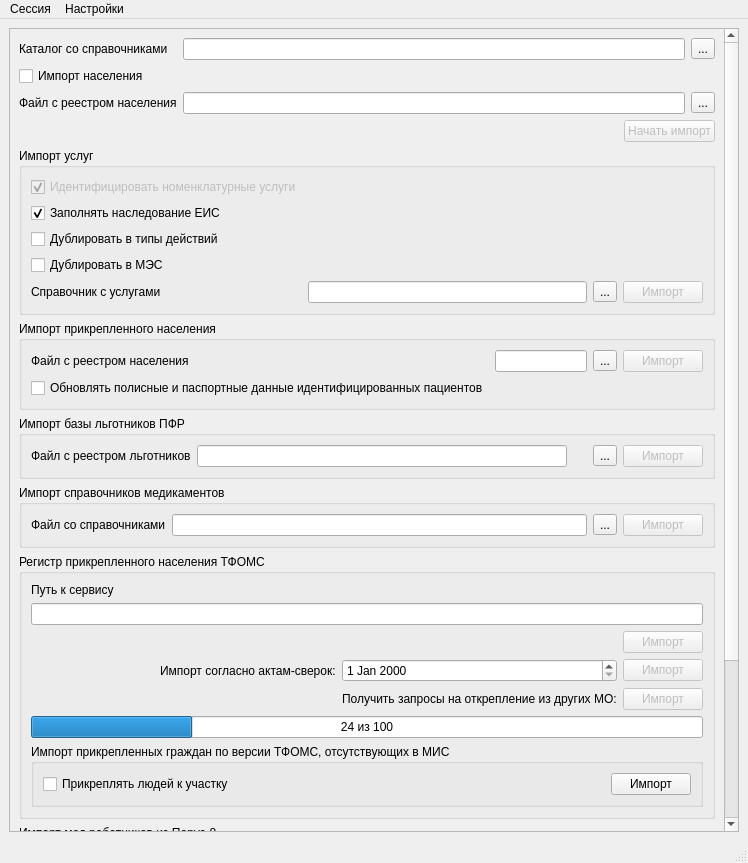
<?xml version="1.0" encoding="UTF-8"?>
<ui version="4.0">
 <class>MainWindow</class>
 <widget class="QMainWindow" name="MainWindow">
  <property name="geometry">
   <rect>
    <x>0</x>
    <y>0</y>
    <width>748</width>
    <height>863</height>
   </rect>
  </property>
  <property name="windowTitle">
   <string>Импорт реестра застрахованного населения для Краснодарского края</string>
  </property>
  <widget class="QWidget" name="centralwidget">
   <layout class="QGridLayout" name="gridLayout">
    <item row="0" column="0">
     <widget class="QScrollArea" name="scrollArea">
      <property name="widgetResizable">
       <bool>true</bool>
      </property>
      <widget class="QWidget" name="scrollAreaWidgetContents">
       <property name="geometry">
        <rect>
         <x>0</x>
         <y>-119</y>
         <width>711</width>
         <height>921</height>
        </rect>
       </property>
       <layout class="QGridLayout" name="gridLayout_5">
        <item row="6" column="0" colspan="3">
         <widget class="QGroupBox" name="gbSnilsImport">
          <property name="title">
           <string>Импорт базы льготников ПФР</string>
          </property>
          <layout class="QHBoxLayout" name="horizontalLayout_2">
           <item>
            <widget class="QLabel" name="lblSnilsImport">
             <property name="text">
              <string>Файл с реестром льготников</string>
             </property>
            </widget>
           </item>
           <item>
            <widget class="QLineEdit" name="edtSnilsFileName"/>
           </item>
           <item>
            <spacer name="verticalSpacer">
             <property name="orientation">
              <enum>Qt::Vertical</enum>
             </property>
             <property name="sizeHint" stdset="0">
              <size>
               <width>20</width>
               <height>40</height>
              </size>
             </property>
            </spacer>
           </item>
           <item>
            <widget class="QToolButton" name="btnSelectSnilsFile">
             <property name="text">
              <string>...</string>
             </property>
            </widget>
           </item>
           <item>
            <widget class="QPushButton" name="btnImportSnils">
             <property name="enabled">
              <bool>false</bool>
             </property>
             <property name="text">
              <string>Импорт</string>
             </property>
            </widget>
           </item>
          </layout>
         </widget>
        </item>
        <item row="5" column="0" colspan="3">
         <widget class="QGroupBox" name="gbPrikImport">
          <property name="title">
           <string>Импорт прикрепленного населения</string>
          </property>
          <layout class="QGridLayout" name="gridLayout_3" rowstretch="0,0,0">
           <item row="1" column="2">
            <widget class="QToolButton" name="btnSelectPrikFile">
             <property name="text">
              <string>...</string>
             </property>
            </widget>
           </item>
           <item row="1" column="3">
            <widget class="QPushButton" name="btnImportPrik">
             <property name="enabled">
              <bool>false</bool>
             </property>
             <property name="text">
              <string>Импорт</string>
             </property>
            </widget>
           </item>
           <item row="1" column="1">
            <widget class="QLineEdit" name="edtPrikFileName">
             <property name="toolTip">
              <string>&lt;!DOCTYPE HTML PUBLIC &quot;-//W3C//DTD HTML 4.0//EN&quot; &quot;http://www.w3.org/TR/REC-html40/strict.dtd&quot;&gt;
&lt;html&gt;&lt;head&gt;&lt;meta name=&quot;qrichtext&quot; content=&quot;1&quot; /&gt;&lt;style type=&quot;text/css&quot;&gt;
p, li { white-space: pre-wrap; }
&lt;/style&gt;&lt;/head&gt;&lt;body style=&quot; font-family:'MS Shell Dlg 2'; font-size:8.25pt; font-weight:400; font-style:normal;&quot;&gt;
&lt;p style=&quot; margin-top:0px; margin-bottom:0px; margin-left:0px; margin-right:0px; -qt-block-indent:0; text-indent:0px;&quot;&gt;&lt;span style=&quot; font-size:8pt;&quot;&gt;Укажите местонахождение файла&lt;/span&gt;&lt;span style=&quot; font-size:8pt; font-weight:600;&quot;&gt; spr18.dbf &lt;/span&gt;&lt;span style=&quot; font-size:8pt;&quot;&gt;в формате, определенном Положением о порядке информационного обмена в системе обязательного медицинского страхования на территории Краснодарского края Версии 8.0&lt;/span&gt;&lt;/p&gt;&lt;/body&gt;&lt;/html&gt;</string>
             </property>
            </widget>
           </item>
           <item row="1" column="0">
            <widget class="QLabel" name="lblPrikDir">
             <property name="text">
              <string>Файл с реестром населения</string>
             </property>
            </widget>
           </item>
           <item row="2" column="0">
            <widget class="QCheckBox" name="cbUpdate">
             <property name="text">
              <string>Обновлять полисные и паспортные данные идентифицированных пациентов</string>
             </property>
            </widget>
           </item>
          </layout>
         </widget>
        </item>
        <item row="4" column="0" colspan="3">
         <widget class="QGroupBox" name="gbServiceImport">
          <property name="title">
           <string>Импорт услуг</string>
          </property>
          <layout class="QGridLayout" name="gridLayout_2">
           <item row="6" column="0">
            <widget class="QLabel" name="lblServiceDir">
             <property name="text">
              <string>Справочник с услугами</string>
             </property>
            </widget>
           </item>
           <item row="6" column="2">
            <widget class="QToolButton" name="btnSelectServiceFile">
             <property name="text">
              <string>...</string>
             </property>
            </widget>
           </item>
           <item row="6" column="1">
            <widget class="QLineEdit" name="edtServiceFileName">
             <property name="toolTip">
              <string>&lt;!DOCTYPE HTML PUBLIC &quot;-//W3C//DTD HTML 4.0//EN&quot; &quot;http://www.w3.org/TR/REC-html40/strict.dtd&quot;&gt;
&lt;html&gt;&lt;head&gt;&lt;meta name=&quot;qrichtext&quot; content=&quot;1&quot; /&gt;&lt;style type=&quot;text/css&quot;&gt;
p, li { white-space: pre-wrap; }
&lt;/style&gt;&lt;/head&gt;&lt;body style=&quot; font-family:'MS Shell Dlg 2'; font-size:8.25pt; font-weight:400; font-style:normal;&quot;&gt;
&lt;p style=&quot; margin-top:0px; margin-bottom:0px; margin-left:0px; margin-right:0px; -qt-block-indent:0; text-indent:0px;&quot;&gt;&lt;span style=&quot; font-size:8pt;&quot;&gt;Укажите местонахождение файла&lt;/span&gt;&lt;span style=&quot; font-size:8pt; font-weight:600;&quot;&gt; spr18.dbf &lt;/span&gt;&lt;span style=&quot; font-size:8pt;&quot;&gt;в формате, определенном Положением о порядке информационного обмена в системе обязательного медицинского страхования на территории Краснодарского края Версии 8.0&lt;/span&gt;&lt;/p&gt;&lt;/body&gt;&lt;/html&gt;</string>
             </property>
            </widget>
           </item>
           <item row="6" column="3">
            <widget class="QPushButton" name="btnImportService">
             <property name="enabled">
              <bool>false</bool>
             </property>
             <property name="text">
              <string>Импорт</string>
             </property>
            </widget>
           </item>
           <item row="4" column="0">
            <widget class="QCheckBox" name="chkCopyToMes">
             <property name="text">
              <string>Дублировать в МЭС</string>
             </property>
            </widget>
           </item>
           <item row="1" column="0">
            <widget class="QCheckBox" name="chkRecognizeNomenclature">
             <property name="enabled">
              <bool>false</bool>
             </property>
             <property name="text">
              <string>Идентифицировать номенклатурные услуги</string>
             </property>
             <property name="checked">
              <bool>true</bool>
             </property>
            </widget>
           </item>
           <item row="3" column="0">
            <widget class="QCheckBox" name="chkCopyToActionType">
             <property name="text">
              <string>Дублировать в типы действий</string>
             </property>
            </widget>
           </item>
           <item row="2" column="0">
            <widget class="QCheckBox" name="chkfillEIS">
             <property name="text">
              <string>Заполнять наследование ЕИС</string>
             </property>
             <property name="checked">
              <bool>true</bool>
             </property>
            </widget>
           </item>
          </layout>
         </widget>
        </item>
        <item row="8" column="0" colspan="3">
         <widget class="QGroupBox" name="gbAttachImport">
          <property name="title">
           <string>Регистр прикрепленного населения ТФОМС</string>
          </property>
          <layout class="QGridLayout" name="gridLayout_4">
           <item row="2" column="0" colspan="3">
            <spacer name="horizontalSpacer_2">
             <property name="orientation">
              <enum>Qt::Horizontal</enum>
             </property>
             <property name="sizeHint" stdset="0">
              <size>
               <width>40</width>
               <height>20</height>
              </size>
             </property>
            </spacer>
           </item>
           <item row="2" column="3">
            <widget class="QPushButton" name="btnImportAttach">
             <property name="enabled">
              <bool>false</bool>
             </property>
             <property name="text">
              <string>Импорт</string>
             </property>
            </widget>
           </item>
           <item row="1" column="0" colspan="4">
            <widget class="QLineEdit" name="edtAttachURL"/>
           </item>
           <item row="4" column="2">
            <widget class="QDateEdit" name="edtImportAttachActDate"/>
           </item>
           <item row="7" column="0" colspan="4">
            <widget class="QProgressBar" name="prbAttachImport">
             <property name="value">
              <number>24</number>
             </property>
             <property name="textVisible">
              <bool>true</bool>
             </property>
             <property name="format">
              <string>%v из %m</string>
             </property>
            </widget>
           </item>
           <item row="4" column="0">
            <spacer name="horizontalSpacer_3">
             <property name="orientation">
              <enum>Qt::Horizontal</enum>
             </property>
             <property name="sizeHint" stdset="0">
              <size>
               <width>40</width>
               <height>20</height>
              </size>
             </property>
            </spacer>
           </item>
           <item row="0" column="0" colspan="3">
            <widget class="QLabel" name="lblAttachImport">
             <property name="text">
              <string>Путь к сервису</string>
             </property>
            </widget>
           </item>
           <item row="4" column="1">
            <widget class="QLabel" name="label">
             <property name="text">
              <string>Импорт согласно актам-сверок:</string>
             </property>
             <property name="buddy">
              <cstring>edtImportAttachActDate</cstring>
             </property>
            </widget>
           </item>
           <item row="4" column="3">
            <widget class="QPushButton" name="btnImportAttachAct">
             <property name="enabled">
              <bool>false</bool>
             </property>
             <property name="text">
              <string>Импорт</string>
             </property>
            </widget>
           </item>
           <item row="8" column="0" colspan="4">
            <widget class="QGroupBox" name="gbImportClientKTFOMS">
             <property name="title">
              <string>Импорт прикрепленных граждан по версии ТФОМС, отсутствующих в МИС</string>
             </property>
             <layout class="QHBoxLayout" name="horizontalLayout_5">
              <item>
               <widget class="QCheckBox" name="cbSetAttach">
                <property name="text">
                 <string>Прикреплять людей к участку</string>
                </property>
               </widget>
              </item>
              <item>
               <spacer name="horizontalSpacer_5">
                <property name="orientation">
                 <enum>Qt::Horizontal</enum>
                </property>
                <property name="sizeHint" stdset="0">
                 <size>
                  <width>40</width>
                  <height>20</height>
                 </size>
                </property>
               </spacer>
              </item>
              <item>
               <widget class="QPushButton" name="btnImportClient">
                <property name="text">
                 <string>Импорт</string>
                </property>
               </widget>
              </item>
             </layout>
            </widget>
           </item>
           <item row="5" column="3">
            <widget class="QPushButton" name="btnImportDeattachMO">
             <property name="enabled">
              <bool>false</bool>
             </property>
             <property name="text">
              <string>Импорт</string>
             </property>
            </widget>
           </item>
           <item row="5" column="2">
            <widget class="QLabel" name="lblDeattachMO">
             <property name="text">
              <string>Получить запросы на открепление из других МО:</string>
             </property>
            </widget>
           </item>
           <item row="5" column="0" colspan="2">
            <spacer name="horizontalSpacer_6">
             <property name="orientation">
              <enum>Qt::Horizontal</enum>
             </property>
             <property name="sizeHint" stdset="0">
              <size>
               <width>40</width>
               <height>20</height>
              </size>
             </property>
            </spacer>
           </item>
          </layout>
         </widget>
        </item>
        <item row="7" column="0" colspan="3">
         <widget class="QGroupBox" name="gbMedpolImport">
          <property name="title">
           <string>Импорт справочников медикаментов</string>
          </property>
          <layout class="QHBoxLayout" name="horizontalLayout_3">
           <item>
            <widget class="QLabel" name="lblMedpolImport">
             <property name="text">
              <string>Файл со справочниками</string>
             </property>
            </widget>
           </item>
           <item>
            <widget class="QLineEdit" name="edtMedpolFileName"/>
           </item>
           <item>
            <widget class="QToolButton" name="btnSelectMedpolFile">
             <property name="text">
              <string>...</string>
             </property>
            </widget>
           </item>
           <item>
            <widget class="QPushButton" name="btnImportMedpol">
             <property name="enabled">
              <bool>false</bool>
             </property>
             <property name="text">
              <string>Импорт</string>
             </property>
            </widget>
           </item>
          </layout>
         </widget>
        </item>
        <item row="9" column="0" colspan="3">
         <widget class="QGroupBox" name="gbUpdateParusPerson">
          <property name="title">
           <string>Импорт мед работников из Парус-8</string>
          </property>
          <layout class="QHBoxLayout" name="horizontalLayout_4">
           <item>
            <spacer name="horizontalSpacer_4">
             <property name="orientation">
              <enum>Qt::Horizontal</enum>
             </property>
             <property name="sizeHint" stdset="0">
              <size>
               <width>40</width>
               <height>20</height>
              </size>
             </property>
            </spacer>
           </item>
           <item>
            <widget class="QPushButton" name="btnUpdateParusPerson">
             <property name="text">
              <string>Импорт</string>
             </property>
            </widget>
           </item>
          </layout>
         </widget>
        </item>
        <item row="10" column="0" colspan="3">
         <widget class="QGroupBox" name="gbImportDispSettings">
          <property name="title">
           <string>Импорт настроек всеобщей диспансеризации</string>
          </property>
          <layout class="QHBoxLayout" name="horizontalLayout_6">
           <item>
            <widget class="QLabel" name="lblImportDispSettings">
             <property name="text">
              <string>Файл с настройками всеобщей диспансеризации</string>
             </property>
            </widget>
           </item>
           <item>
            <widget class="QLineEdit" name="edtDispSettingsFileName"/>
           </item>
           <item>
            <widget class="QToolButton" name="btnSelectImportDispFile">
             <property name="text">
              <string>...</string>
             </property>
            </widget>
           </item>
           <item>
            <widget class="QPushButton" name="btnImportDispSettings">
             <property name="enabled">
              <bool>false</bool>
             </property>
             <property name="text">
              <string>Импорт</string>
             </property>
            </widget>
           </item>
          </layout>
         </widget>
        </item>
        <item row="3" column="0" colspan="3">
         <layout class="QHBoxLayout" name="horizontalLayout">
          <item>
           <spacer name="horizontalSpacer">
            <property name="orientation">
             <enum>Qt::Horizontal</enum>
            </property>
            <property name="sizeHint" stdset="0">
             <size>
              <width>268</width>
              <height>21</height>
             </size>
            </property>
           </spacer>
          </item>
          <item>
           <widget class="QPushButton" name="btnImport">
            <property name="enabled">
             <bool>false</bool>
            </property>
            <property name="text">
             <string>Начать импорт</string>
            </property>
            <property name="checkable">
             <bool>false</bool>
            </property>
            <property name="autoDefault">
             <bool>true</bool>
            </property>
            <property name="default">
             <bool>true</bool>
            </property>
            <property name="flat">
             <bool>false</bool>
            </property>
           </widget>
          </item>
         </layout>
        </item>
        <item row="2" column="2">
         <widget class="QToolButton" name="btnSelectMainDataFile">
          <property name="text">
           <string>...</string>
          </property>
         </widget>
        </item>
        <item row="2" column="1">
         <widget class="QLineEdit" name="edtMainDataFileName">
          <property name="enabled">
           <bool>true</bool>
          </property>
          <property name="toolTip">
           <string>&lt;!DOCTYPE HTML PUBLIC &quot;-//W3C//DTD HTML 4.0//EN&quot; &quot;http://www.w3.org/TR/REC-html40/strict.dtd&quot;&gt;
&lt;html&gt;&lt;head&gt;&lt;meta name=&quot;qrichtext&quot; content=&quot;1&quot; /&gt;&lt;style type=&quot;text/css&quot;&gt;
p, li { white-space: pre-wrap; }
&lt;/style&gt;&lt;/head&gt;&lt;body style=&quot; font-family:'MS Shell Dlg 2'; font-size:8.25pt; font-weight:400; font-style:normal;&quot;&gt;
&lt;p style=&quot; margin-top:0px; margin-bottom:0px; margin-left:0px; margin-right:0px; -qt-block-indent:0; text-indent:0px;&quot;&gt;&lt;span style=&quot; font-size:8pt;&quot;&gt;Файл с реестром населения в формате&lt;/span&gt;&lt;span style=&quot; font-size:8pt; font-style:italic;&quot;&gt; &lt;/span&gt;&lt;span style=&quot; font-size:8pt; font-weight:600;&quot;&gt;DBF&lt;/span&gt;&lt;span style=&quot; font-size:8pt;&quot;&gt;, содержащий следующие необходимые поля: SNILS, FAM, IM, OTCH, POL, DATR, POLIS_S, POLIS_N, SMO, DATN, DATK, INNRAB,KPPRAB,MRAB,OKVED&lt;/span&gt;&lt;/p&gt;&lt;/body&gt;&lt;/html&gt;</string>
          </property>
         </widget>
        </item>
        <item row="2" column="0">
         <widget class="QLabel" name="lblMainDataFileName">
          <property name="enabled">
           <bool>true</bool>
          </property>
          <property name="text">
           <string>Файл с реестром населения</string>
          </property>
          <property name="buddy">
           <cstring>edtMainDataFileName</cstring>
          </property>
         </widget>
        </item>
        <item row="1" column="0" colspan="3">
         <widget class="QCheckBox" name="chkImportClients">
          <property name="text">
           <string>Импорт населения</string>
          </property>
         </widget>
        </item>
        <item row="0" column="2">
         <widget class="QToolButton" name="btnSelectRBDir">
          <property name="text">
           <string>...</string>
          </property>
         </widget>
        </item>
        <item row="0" column="1">
         <widget class="QLineEdit" name="edtRBDirName">
          <property name="toolTip">
           <string>&lt;!DOCTYPE HTML PUBLIC &quot;-//W3C//DTD HTML 4.0//EN&quot; &quot;http://www.w3.org/TR/REC-html40/strict.dtd&quot;&gt;
&lt;html&gt;&lt;head&gt;&lt;meta name=&quot;qrichtext&quot; content=&quot;1&quot; /&gt;&lt;style type=&quot;text/css&quot;&gt;
p, li { white-space: pre-wrap; }
&lt;/style&gt;&lt;/head&gt;&lt;body style=&quot; font-family:'MS Shell Dlg 2'; font-size:8pt; font-weight:400; font-style:normal;&quot;&gt;
&lt;p style=&quot; margin-top:0px; margin-bottom:0px; margin-left:0px; margin-right:0px; -qt-block-indent:0; text-indent:0px;&quot;&gt;Каталог, содержащий следующие справочники:&lt;span style=&quot; font-weight:600;&quot;&gt; spr01.dbf&lt;/span&gt;, &lt;span style=&quot; font-weight:600;&quot;&gt;spr02.dbf&lt;/span&gt;, &lt;span style=&quot; font-weight:600;&quot;&gt;spr81.dbf &lt;/span&gt;в форматах, определенных Положением о порядке информационного обмена в системе обязательного медицинского страхования на территории Краснодарского края Версии 19.0&lt;/p&gt;&lt;/body&gt;&lt;/html&gt;</string>
          </property>
         </widget>
        </item>
        <item row="0" column="0">
         <widget class="QLabel" name="lblRefBooksDirName">
          <property name="text">
           <string>Каталог со справочниками</string>
          </property>
          <property name="buddy">
           <cstring>edtRBDirName</cstring>
          </property>
         </widget>
        </item>
        <item row="11" column="0" colspan="3">
         <widget class="QGroupBox" name="gbImportCovidReestr">
          <property name="title">
           <string>Импорт данных Ковидного регистра</string>
          </property>
          <layout class="QHBoxLayout" name="horizontalLayout_7">
           <item>
            <widget class="QLabel" name="lblImportCovidReestr">
             <property name="text">
              <string>Путь к файлу</string>
             </property>
            </widget>
           </item>
           <item>
            <widget class="QLineEdit" name="edtCovidReestrFileName"/>
           </item>
           <item>
            <widget class="QToolButton" name="btnSelectImportCovidReestrFile">
             <property name="text">
              <string>...</string>
             </property>
            </widget>
           </item>
           <item>
            <widget class="QPushButton" name="btnImportCovidReestr">
             <property name="enabled">
              <bool>false</bool>
             </property>
             <property name="text">
              <string>Импорт</string>
             </property>
            </widget>
           </item>
          </layout>
         </widget>
        </item>
       </layout>
      </widget>
     </widget>
    </item>
   </layout>
  </widget>
  <widget class="QMenuBar" name="menubar">
   <property name="geometry">
    <rect>
     <x>0</x>
     <y>0</y>
     <width>748</width>
     <height>21</height>
    </rect>
   </property>
   <widget class="QMenu" name="menuFile">
    <property name="title">
     <string>Сессия</string>
    </property>
    <addaction name="actLogin"/>
    <addaction name="actLogout"/>
    <addaction name="separator"/>
    <addaction name="actQuit"/>
   </widget>
   <widget class="QMenu" name="menuPreferences">
    <property name="title">
     <string>Настройки</string>
    </property>
    <addaction name="actConnection"/>
    <addaction name="actDecor"/>
   </widget>
   <addaction name="menuFile"/>
   <addaction name="menuPreferences"/>
  </widget>
  <widget class="QStatusBar" name="statusbar"/>
  <action name="actLogin">
   <property name="text">
    <string>Подключиться к базе данных</string>
   </property>
  </action>
  <action name="actLogout">
   <property name="text">
    <string>Отключиться от базы данных</string>
   </property>
  </action>
  <action name="actQuit">
   <property name="text">
    <string>Закрыть программу</string>
   </property>
  </action>
  <action name="actConnection">
   <property name="text">
    <string>База данных</string>
   </property>
  </action>
  <action name="actDecor">
   <property name="text">
    <string>Внешний вид</string>
   </property>
  </action>
 </widget>
 <tabstops>
  <tabstop>btnImport</tabstop>
 </tabstops>
 <resources/>
 <connections>
  <connection>
   <sender>chkImportClients</sender>
   <signal>toggled(bool)</signal>
   <receiver>edtMainDataFileName</receiver>
   <slot>setEnabled(bool)</slot>
   <hints>
    <hint type="sourcelabel">
     <x>307</x>
     <y>64</y>
    </hint>
    <hint type="destinationlabel">
     <x>365</x>
     <y>89</y>
    </hint>
   </hints>
  </connection>
 </connections>
</ui>
